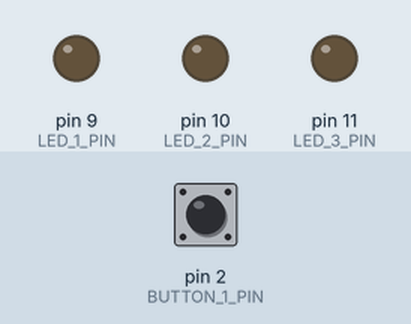
Simulated run of this sketch. Board: Arduino Uno, built with avr-gcc and run on an emulated ATmega328P. Parts: output pins drawn as LEDs (lit = HIGH). Inputs (shaded band) come from the test bench; at power-on: pin 2 (BUTTON_1_PIN) LOW.

Above: at 0.8 s.
0.9 s: pin 2 (BUTTON_1_PIN) pulled HIGH for 0.15 s
At 0.97 s:
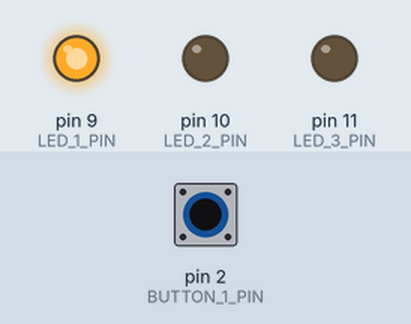
2.5 s: pin 2 (BUTTON_1_PIN) pulled HIGH for 3.2 s
At 6.3 s:
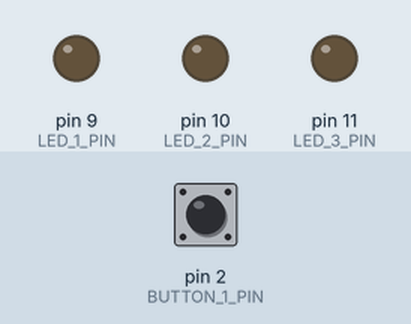
Timing chart, 0 to 7.8 s (numbered marks = the images above; inputs shaded):
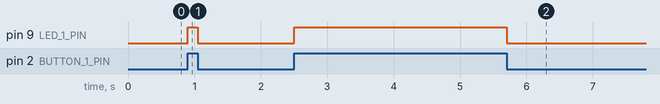

Measured:
- after the input at 0.9 s, pin 9 (LED_1_PIN): LOW → HIGH at once, → LOW 0.15 s later
- after the input at 2.5 s, pin 9 (LED_1_PIN): LOW → HIGH at once, → LOW 3.2 s later

The sketch:

styki.ino
```cpp
#include <avr/io.h>
#include <util/delay.h>

#define LED_1_DDR DDRB
#define LED_2_DDR DDRB
#define LED_3_DDR DDRB
#define BUTTON_1_DDR DDRD
#define BUTTON_2_DDR DDRD

#define LED_1_PORT PORTB
#define LED_2_PORT PORTB
#define LED_3_PORT PORTB
#define BUTTON_1_PORT PORTD
#define BUTTON_2_PORT PORTD

#define LED_1_PIN PORTB1
#define LED_2_PIN PORTB2
#define LED_3_PIN PORTB3
#define BUTTON_1_PIN PORTD2
#define BUTTON_2_PIN PORTD3

#define BUTTON_1_PINx PIND
#define BUTTON_2_PINx PIND

int main(void) {

  LED_1_DDR |= (1<<LED_1_PIN);  // DDRB != (1<<PORTB1)
  LED_2_DDR |= (1<<LED_2_PIN);  // makes 9,10,11 pins as Output
  LED_3_DDR |= (1<<LED_3_PIN);

  BUTTON_1_DDR &= ~(1<<BUTTON_1_PIN);  // makes 2,3 pins as Input
  BUTTON_2_DDR &= ~(1<<BUTTON_2_PIN);

  //BUTTON_1_PORT |= (1<<BUTTON_1_PIN);

  while(1) {
    /*if(BUTTON_1_PINx & (1<<BUTTON_1_PIN)) {
      LED_1_PORT ^= (1<<LED_1_PIN);
      _delay_ms(300);
      LED_1_PORT ^= (1<<LED_1_PIN);
      _delay_ms(300);
    }*/

    if(PIND & (1<<PORTD2)) //If switch is pressed
    {
      LED_1_PORT |= (1<<LED_1_PIN);
    }
    else {
      LED_1_PORT &= ~(1<<LED_1_PIN);
    }


  }

}
```
